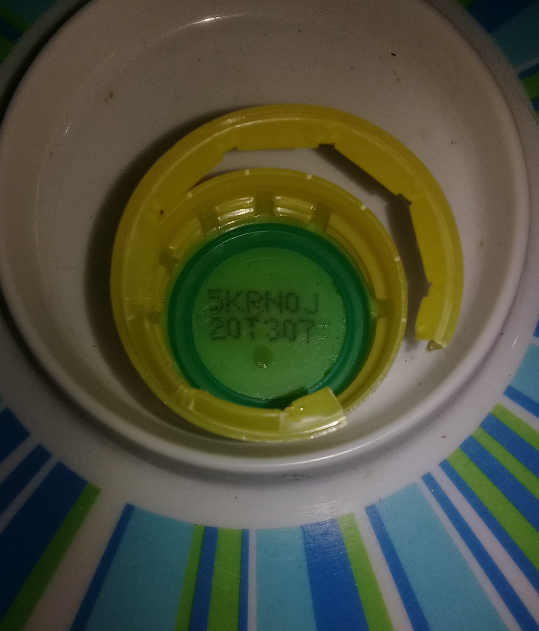
#> input picture inputs/tampinha3.jpg, 1078 x 1262 px (shown at 1/2 size)
$ python converter.py
#> lines starting #> are read from the running program, lines starting #| are printed output that depends on the picture; after the words box and inside, x2 and y2 are one past the last pixel; in counts of white or black regions, pixels touching at a corner belong together
import cv2

def zoom_image(image, zoom_factor):
    height, width = image.shape[:2]
    new_height = int(height / zoom_factor)
    new_width = int(width / zoom_factor)

    # Define the ROI coordinates
    start_row = int((height - new_height) / 2)
    start_col = int((width - new_width) / 2)
    end_row = start_row + new_height
    end_col = start_col + new_width

    # Extract the ROI (zoomed portion) from the image
    zoomed_image = image[start_row:end_row, start_col:end_col]

    zoomed_image = cv2.resize(zoomed_image, (width, height))

    return zoomed_image

INPUT_NAME = 'tampinha3.jpg'
OUTPUT_NAME = '3'
WRITE = True
SHOW = False

img = cv2.imread(f'inputs/{INPUT_NAME}')
#> img is the input picture: shape (1262, 1078, 3); mean B, G, R 59.6, 81.4, 77.4
img = cv2.cvtColor(img, cv2.COLOR_BGR2GRAY)
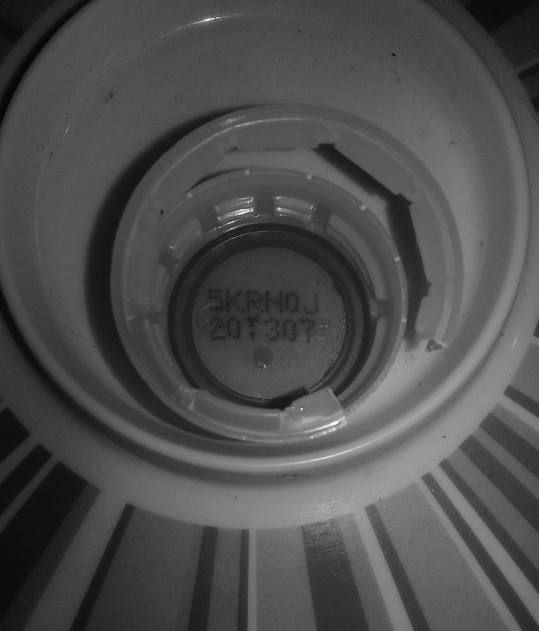
#> img: shape (1262, 1078) (shown at 1/2 size); min 1, max 254, mean 77.7
img = zoom_image(img, 3)
#> in zoom_image, `zoomed_image = image[start_row:end_row, start_col:end_col]`:
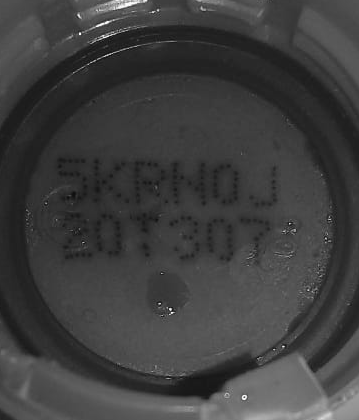
#> zoomed_image: shape (420, 359); min 8, max 252, mean 62.6
#cv2.imshow('original', cv2.resize(img, (500, 500)))
img = cv2.resize(img, (500, 500))
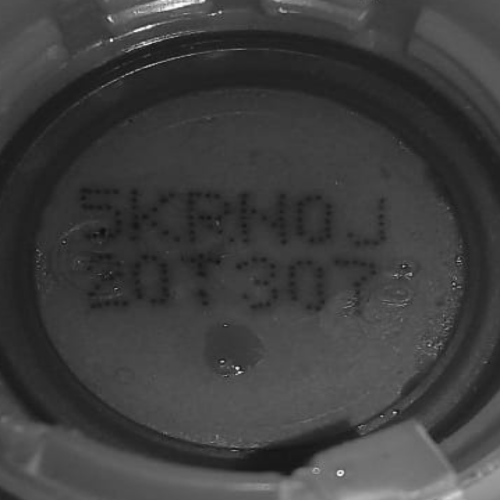
#> img: shape (500, 500); min 15, max 252, mean 62.5

EXPOSURE = 9

_, result = cv2.threshold(img, 70, 255, cv2.THRESH_BINARY)
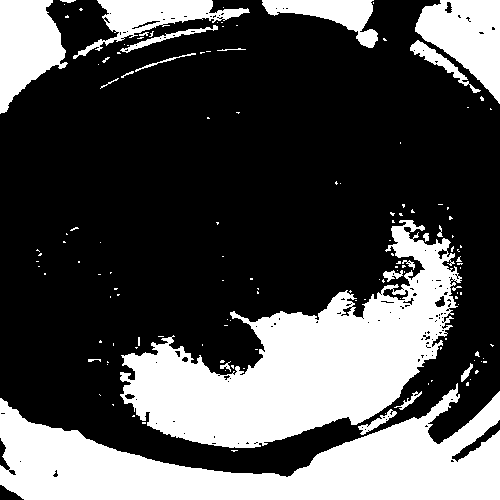
#> result: shape (500, 500); 31.7% white; 139 white regions (115 under 20 px), largest, box (x1, y1, x2, y2) and area: (120, 220, 462, 448) 32979, (0, 383, 500, 500) 27684, (415, 0, 500, 104) 5093

adaptive_result = cv2.adaptiveThreshold(img, 255, cv2.ADAPTIVE_THRESH_GAUSSIAN_C, cv2.THRESH_BINARY, 41, EXPOSURE)
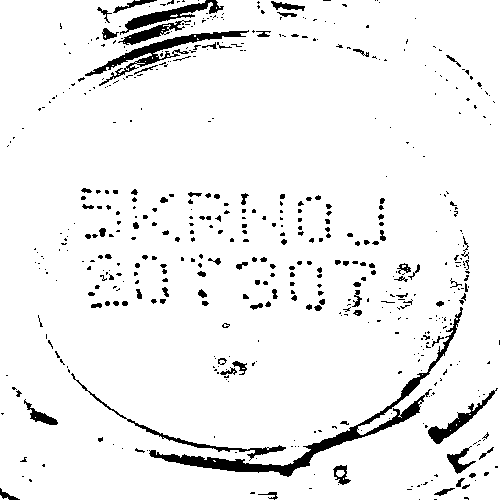
#> adaptive_result: shape (500, 500); 94.1% white; 527 black regions (416 under 20 px), largest, box (x1, y1, x2, y2) and area: (149, 307, 463, 477) 3252, (85, 30, 249, 86) 1517, (120, 0, 224, 35) 897
if SHOW:
    cv2.imshow('adapted', adaptive_result)
if WRITE:
    cv2.imwrite(f'outputs/{OUTPUT_NAME}.png', adaptive_result)

#cv2.imshow('result', result)
#cv2.imshow('original', img)
cv2.waitKey(0)
